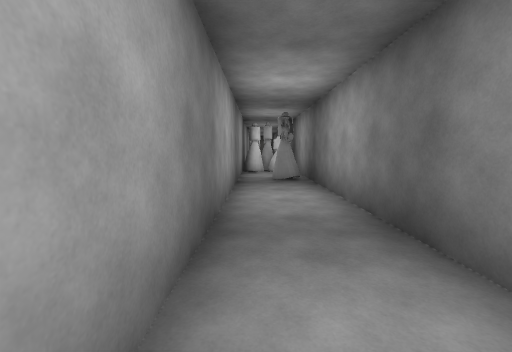
view 1 (above)

24 first-person views from a walk through a 3-D level made in the Unity game engine. The camera is 1.5 m above the floor, tilts 6° down and sees 90° across. The floor is counted in squares, 1.8 m on a side. Each view is taken from the middle of a square. On the plan, view 1 faces up. The plan holds only what a view shows up to about 10 squares ahead; the rest is blank. The place goes on beyond the plan. The player character is not drawn. Some surface patterns are stand-ins.

view 2
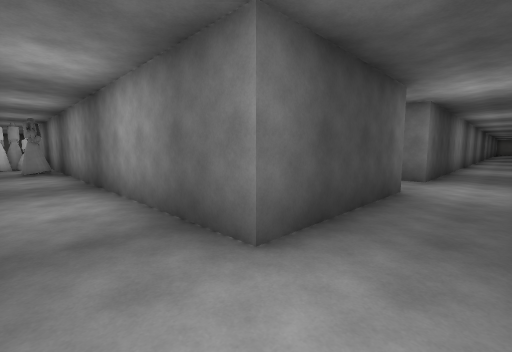

view 3
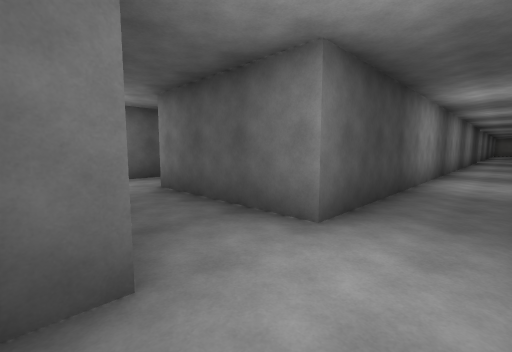

view 4
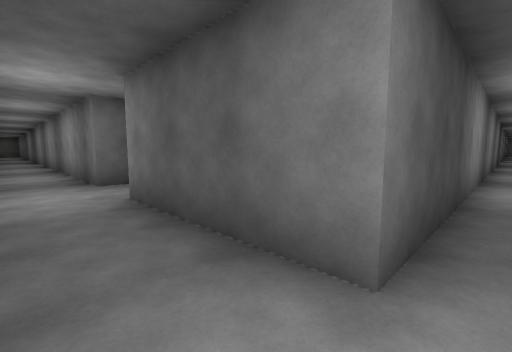

view 5
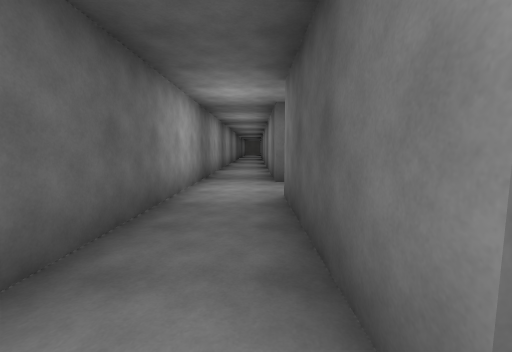

view 6
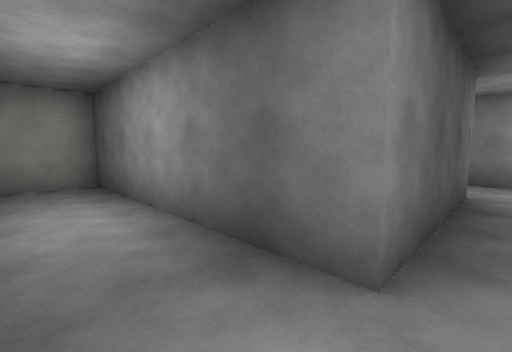

view 7
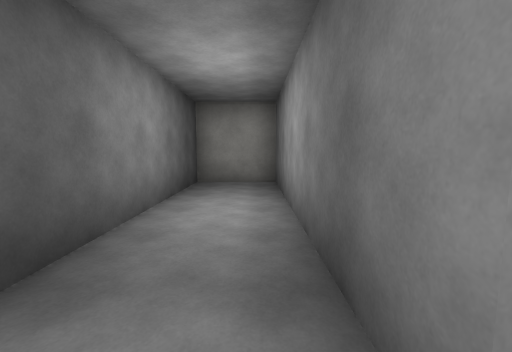

view 8
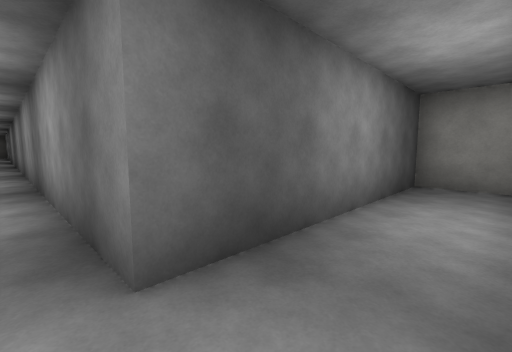

view 9
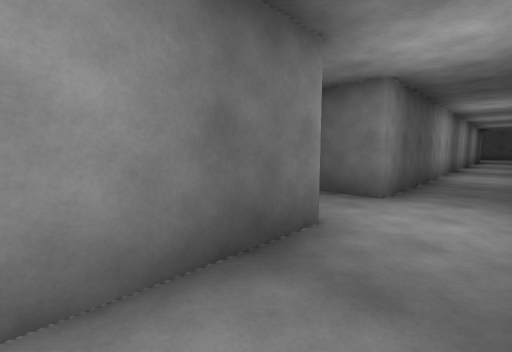

view 10
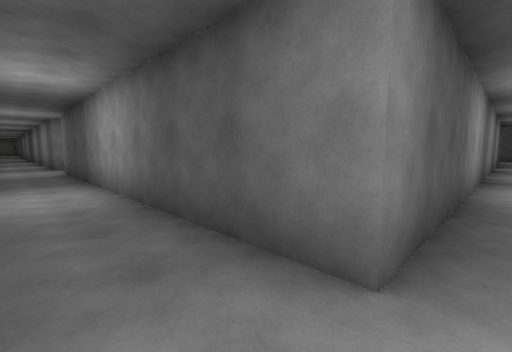

view 11
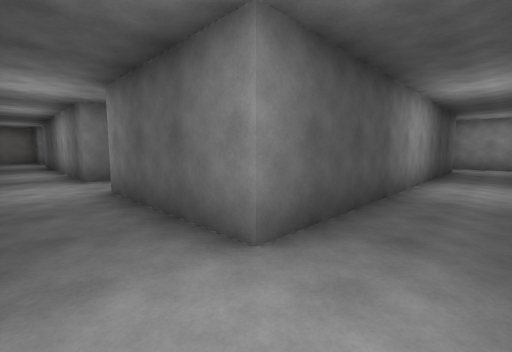

view 12
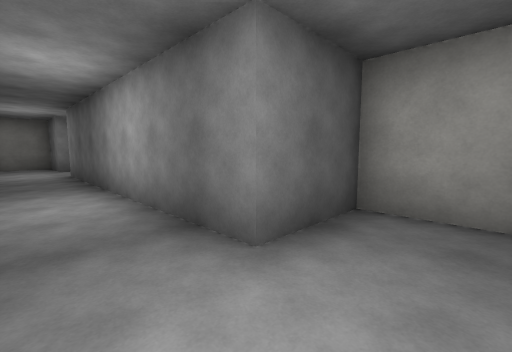

view 13
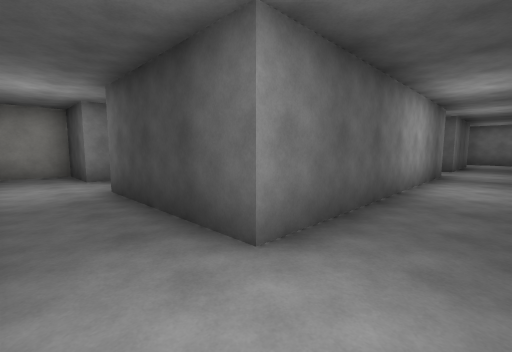

view 14
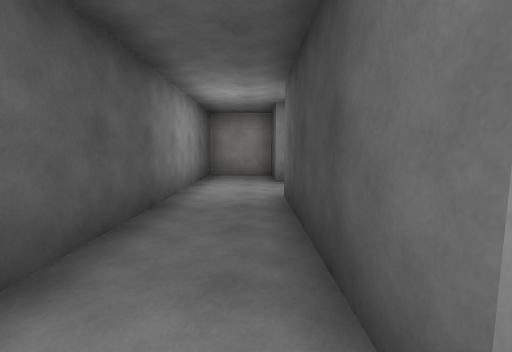

view 15
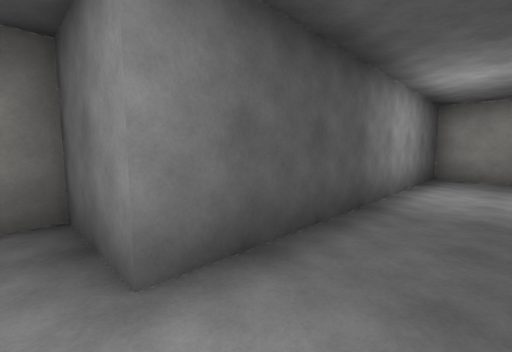

view 16
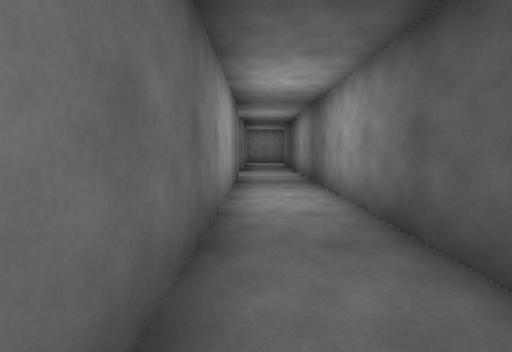

view 17
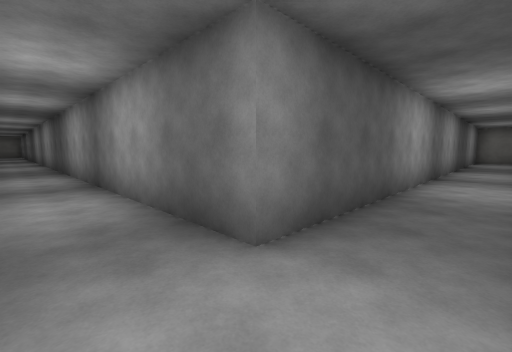

view 18
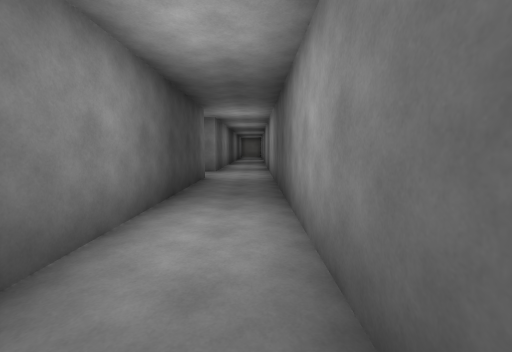

view 19
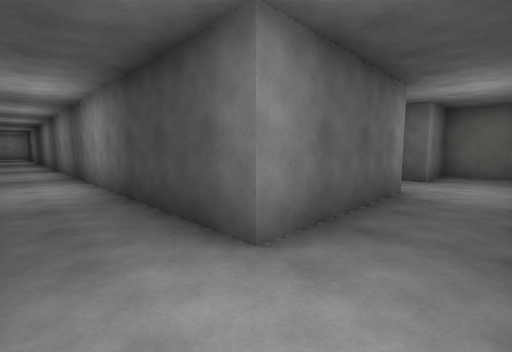

view 20
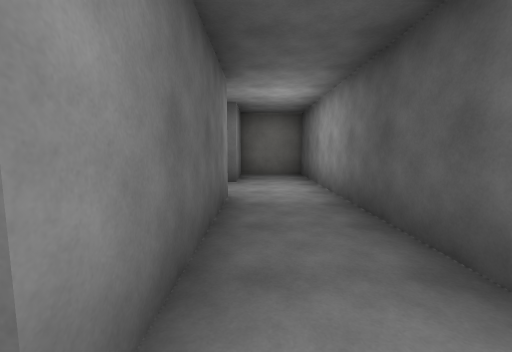

view 21
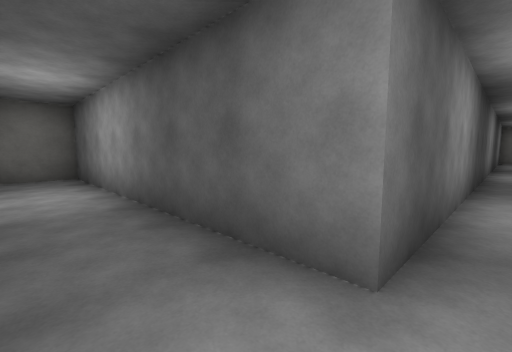

view 22
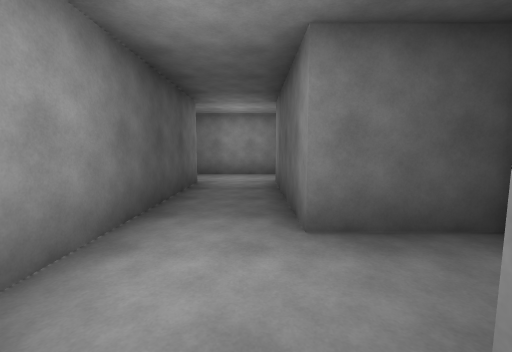

view 23
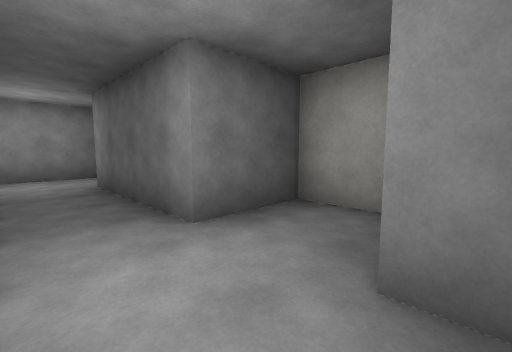

view 24
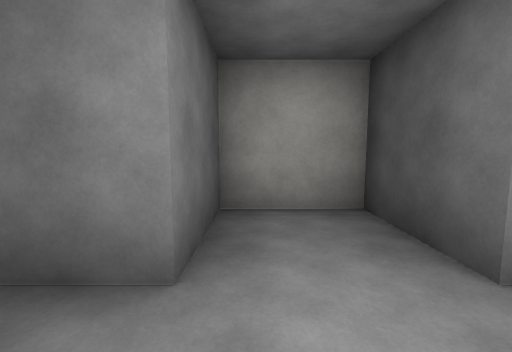

### Floor plan
Points are (right, up) in squares from view 1. A wall is a line through its corners. A room is listed if a view was taken in it or the views show most of it. See-through windows are left out.
Room 1 (views 1, 2, 3, 4, 5, 6, 7, 8, 9, 10, 11, 12, 13, 14, 15, 16, 17, 18, 19, 20, 21, 22, 23, 24)
walls: (9.5, -8.9) (9.5, -10.5) (11.5, -10.5) (11.5, -18.5) (7.5, -18.5); (5.6, -2.5) (1.5, -2.5) (1.5, 7.5); (13.5, -16.6) (13.5, -4.5) (28, -4.5); (5.5, -17.9) (5.5, -18.5) (3.5, -18.5) (3.5, -20.5) (11.5, -20.5) (11.5, -22.5) (13, -22.5); (1.5, -16.6) (1.5, -4.5) (11.5, -4.5) (11.5, -8.5) (11.1, -8.5); (-0.5, -3) (-0.5, -3.8); (5.5, 7) (5.5, -1.6); (-0.5, 7.2) (-0.5, 0.4); (29.5, -2.5) (27.5, -2.5) (27.5, 5.5) (25.5, 5.5) (25.5, 3.5) (23.5, 3.5) (23.5, 1.5) (25.5, 1.5) (25.5, -2.5) (7.5, -2.5) (7.5, 1.5) (13.5, 1.5) (13.5, 3.5) (7.5, 3.5) (7.5, 7.5)
objects: other object (1, 7)

Positions as (right, up) in squares from view 1, and headings:
1: (0, 0), facing up
2: (0, -4), facing up-right
3: (5, -4), facing up-right
4: (6, -3), facing up-right
5: (7, -3), facing up
6: (7, 3), facing down-right
7: (7, 2), facing right
8: (7, 2), facing up-right
9: (0, 0), facing down-right
10: (1, -3), facing down-right
11: (13, -3), facing down-left
12: (13, -9), facing down-left
13: (13, -20), facing up-left
14: (12, -19), facing left
15: (12, -19), facing down-left
16: (12, -18), facing up
17: (12, -3), facing down-right
18: (18, -4), facing right
19: (27, -4), facing up-left
20: (26, -3), facing up
21: (26, -3), facing up-right
22: (26, 4), facing down
23: (27, 4), facing down-left
24: (27, 2), facing left
